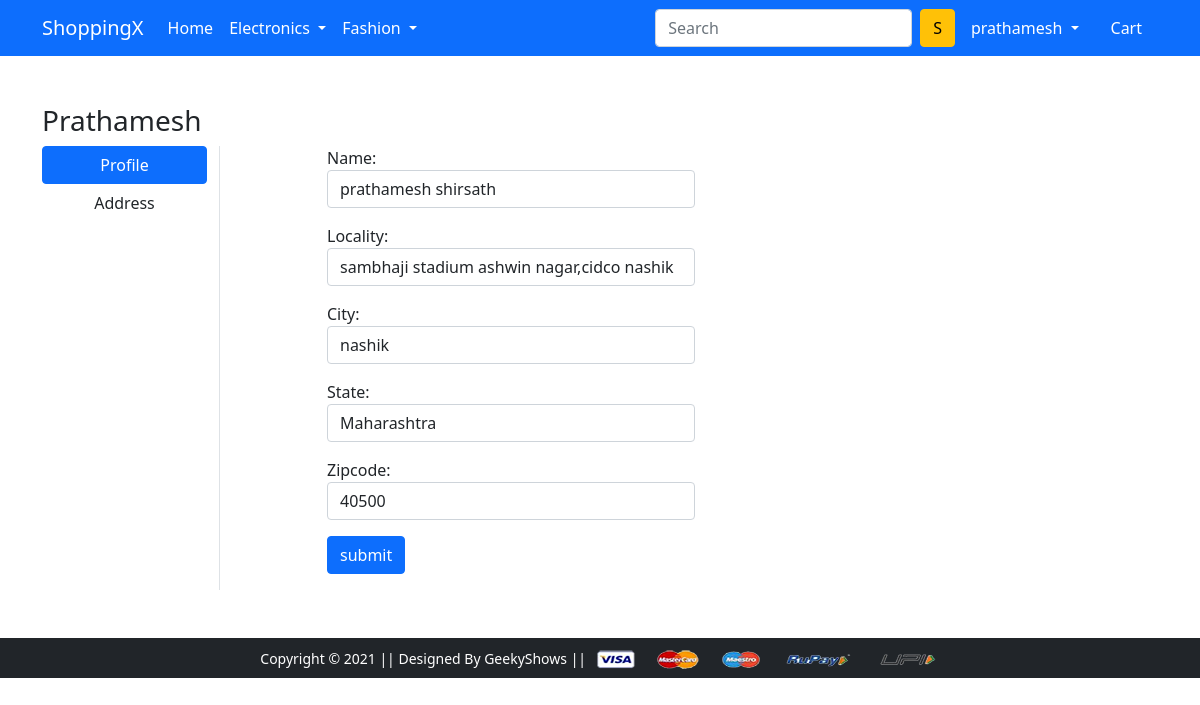
Screenshot of /profile/ (signed in) with the database file from the repository.
### app/models.py (models this page shows, shortened)
class Customer(models.Model):
    user = models.ForeignKey(User,on_delete=models.CASCADE)
    name = models.CharField(max_length=200)
    locality = models.CharField(max_length=200)
    city = models.CharField(max_length=200)
    zipcode = models.CharField(max_length=10, blank=True, null=True)
    state = models.CharField(choices=STATE_CHOICES,max_length=50)

### app/views.py (the view, shortened to what this page needs)
# urls.py: path('profile/', views.ProfileView.as_view(), name='profile'),
class ProfileView(View):
    def get(self, request):
        user_profile, created = Customer.objects.get_or_create(user=request.user)
        if created:
            form = CutomerProfileForm()
        else:
            form = CutomerProfileForm(initial={
                'name': user_profile.name,
                'locality': user_profile.locality,
                'city': user_profile.city,
                'state': user_profile.state,
                'zipcode': user_profile.zipcode,
            })
        return render(request, 'app/profile.html', {'form': form, 'active': 'btn btn-primary'})

### app/forms.py
class CutomerProfileForm(forms.ModelForm):
    class Meta:
        model = Customer
        fields = ['id','name','locality','city','state','zipcode']
        widgets = {'name':forms.TextInput(attrs={'class':'form-control'}),
                   'locality':forms.TextInput(attrs={'class':'form-control'}),
                   'city':forms.TextInput(attrs={'class':'form-control'}),
                   'state':forms.Select(attrs={'class':'form-control'}),
                   'zipcode':forms.NumberInput(attrs={'class':'form-control'})}

### app/templates/app/profile.html (shortened to what this page needs)
{% extends 'app/base.html' %}
{% load static %}
{% block main-content %}
<div class="container my-5">
 <div class="row">
  <h3>{{request.user|capfirst}}</h3>
  <div class="col-sm-2 border-end">
   <ul class="list-unstyled">
    <li class="d-grid"><a href="{% url 'profile' %}" class="btn btn-primary {{active}}">Profile</a></li>
    <li class="d-grid"><a href="{% url 'address' %}" class="btn">Address</a></li>
   </ul>
  </div>
  <div class="col-sm-8 offset-sm-1">
      <form action="" novalidate method="post">
        {% for fm in form %}
           <div class="form-group col-lg-6 mb-3">
                 {{fm.label_tag}} {{fm}} <small class="text-danger">{{fm.errors|striptags}}</small>
           </div>
        {%endfor%}
        <div class="col-12 mt-3">
            <button type="submit" value="submit" class="btn btn-primary mb-3">submit</button>
        </div>
      </form>
  </div>
 </div>
</div>
{% endblock main-content %}

### app/templates/app/base.html (shortened to what this page needs)
<!doctype html>
{% load static %}
<html lang="en">
  <head>
    <link href="https://cdn.jsdelivr.net/npm/bootstrap@5.0.0-beta1/dist/css/bootstrap.min.css" rel="stylesheet">
    <link rel="stylesheet" href="{% static 'app/css/owl.carousel.min.css' %}">
    <link rel="stylesheet" href="{% static 'app/css/all.min.css' %}">
    <link rel="stylesheet" href="{% static 'app/css/style.css' %}">
  </head>
  <body>
    <nav class="navbar navbar-expand-lg navbar-dark bg-primary">
     <div class="container">
       <a class="navbar-brand" href="/">ShoppingX</a>
       <div class="collapse navbar-collapse" id="navbarSupportedContent">
         <ul class="navbar-nav me-auto mb-2 mb-lg-0">
           <li class="nav-item">
             <a class="nav-link active" aria-current="page" href="/">Home</a>
           </li>
           <li class="nav-item dropdown">
             <a class="nav-link dropdown-toggle text-white" href="#" id="electronicsDropdown" role="button" data-bs-toggle="dropdown" aria-expanded="false">
               Electronics
             </a>
           </li>
           <li class="nav-item dropdown">
             <a class="nav-link dropdown-toggle text-white" href="#" id="fashionDropdown" role="button" data-bs-toggle="dropdown" aria-expanded="false">
               Fashion
             </a>
           </li>
         </ul>
         <form class="d-flex">
           <input class="form-control me-2" type="search" placeholder="Search" aria-label="Search">
           <button class="btn btn-warning" type="submit">S</button>
         </form>
         <div>
          <ul class="navbar-nav me-auto mb-2 mb-lg-0">
            {%if request.user.is_authenticated %}
           <li class="nav-item dropdown mx-2">
              <a class="nav-link dropdown-toggle text-white" href="#" id="profileDropdown" role="button" data-bs-toggle="dropdown" aria-expanded="false">
               {{user.username}}
              </a>
            </li>
            <li class="nav-item mx-2">
             <a href="{% url 'show-cart' %}" class="nav-link text-white"> Cart </a>
            </li>
          {% endif %}
          </ul>
         </div>
       </div>
     </div>
    </nav>
    {% block main-content %} {% endblock main-content %}
    <footer class="container-fluid bg-dark text-center p-2 mt-5">
        <small class="text-white">Copyright &copy; 2021 || Designed By GeekyShows || </small>
        <img src="{% static 'app/images/payment.png' %}" alt="" srcset="" class="img-fluid" height="2px">
    </footer>
  </body>
</html>

### rows the page displays
Customer: form "prathamesh shirsath" "sambhaji stadium ashwin nagar,cidco nashik" "nashik" "Maharashtra" "40500"

### other values shown
{{ user.username }} "prathamesh"
{{ request.user|capfirst }} "Prathamesh"
{{ fm.label_tag }} "Name:" "Locality:" "City:" "State:" "Zipcode:"
